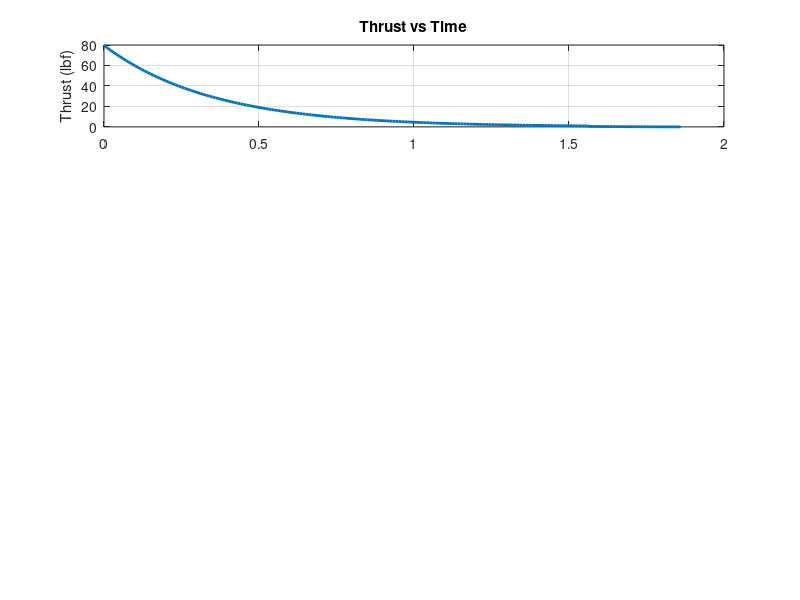

This figure's MATLAB source: (Note: this script raises an error after producing the figure.)
clc; clear; close all;

%% === CONFIGURABLE PARAMETERS ===
P0 = 2000 * 6894.76;    % Initial tank pressure in Pa (2000 psi)
V_tank = 2*1.11432e-3;         % Tank volume in m^3 (11 liters)
T0 = 293;               % Initial temperature in K
R = 287;                % Specific gas constant for air (J/kg·K)
gamma = 1.4;            % Heat capacity ratio for air
d_nozzle = 0.0127/2;     % Nozzle diameter in meters (1/2 in)
A_nozzle = pi * (d_nozzle/2)^2;
P_atm = 83400;         % Atmospheric pressure (Pa)
mass_total = 81.65;     % Mass of rider + vehicle
dt = 0.01;              % Time step (s)
t_max = 10;             % Total simulation time (s)

export_thrust_curve_csv = true;  % Set to false to skip export

%% === INITIAL CONDITIONS ===
rho0 = P0 / (R * T0);             % Initial air density
m_air = rho0 * V_tank;            % Initial air mass
P = P0;                           % Tank pressure
T = T0;                           % Assume adiabatic, start at T0

%% === TIME INTEGRATION SETUP ===
time = 0:dt:t_max;
F_thrust = zeros(size(time));
P_tank = zeros(size(time));
m_dot_log = zeros(size(time));
m_air_log = zeros(size(time));

for i = 1:length(time)
    if P <= P_atm
        break;  % Stop thrust when pressure equalizes
    end

    % === Determine if flow is choked
    critical_P = P * (2 / (gamma + 1))^(gamma / (gamma - 1));

    if ~exist('choke_break_index', 'var') && critical_P <= P_atm
        choke_break_index = i;  % Mark the moment choked flow ends
    end

    if critical_P > P_atm  % Choked flow
        m_dot = A_nozzle * P * sqrt(gamma / (R * T) * ...
                 (2 / (gamma + 1))^((gamma + 1)/(gamma - 1)));
        v_exit = sqrt(gamma * R * T);  % Choked exit velocity
    else  % Non-choked flow
        P_ratio = P_atm / P;
        m_dot = A_nozzle * P * sqrt((2 * gamma) / (R * T * (gamma - 1)) * ...
               (P_ratio^(2/gamma) - P_ratio^((gamma + 1)/gamma)));
        v_exit = sqrt(2 * R * T * (1 - (P_atm / P)^((gamma - 1)/gamma)));
    end

    thrust = m_dot * v_exit;
    F_thrust(i) = thrust;
    m_dot_log(i) = m_dot;
    m_air_log(i) = m_air;
    P_tank(i) = P;

    % Update tank conditions
    m_air = m_air - m_dot * dt;
    P = (m_air / V_tank) * R * T;  % Ideal gas law
end

%% === TRIM OUTPUT TO ACTUAL SIM TIME ===
valid_idx = find(F_thrust > 0);
time = time(valid_idx);
F_thrust = F_thrust(valid_idx);
m_dot_log = m_dot_log(valid_idx);
P_tank = P_tank(valid_idx);

%% === ACCELERATION & VELOCITY INTEGRATION ===
a = F_thrust / mass_total;
v = 4.47 + cumtrapz(time, a);        % Start at 10 mph
x = cumtrapz(time, v);               % Integrate that to get distance

if exist('choke_break_index', 'var')
    choke_break_time = time(choke_break_index);
else
    choke_break_time = NaN;  % In case flow stayed choked
end

% Convert to English units
F_thrust_lbf = F_thrust * 0.224809;
a_g = a / 9.81;
v_mph = v * 2.237;
x_ft = x * 3.28084;

%% === OPTIONAL: Export CSV Thrust Curve ===
if export_thrust_curve_csv
    thrust_data = [time(:), F_thrust_lbf(:)];  % Time in seconds, Thrust in lbf
    header = {'Time_s', 'Thrust_lbf'};
    csv_filename = fullfile('data', 'scuba_thrust_curve.csv');  % adjust path as needed

    % Ensure folder exists
    if ~exist('data', 'dir')
        mkdir('data');
    end

    % Write CSV with header
    fid = fopen(csv_filename, 'w');
    fprintf(fid, '%s,%s\n', header{:});
    fclose(fid);
    dlmwrite(csv_filename, thrust_data, '-append');
    fprintf('CSV thrust curve written to: %s\n', csv_filename);
end

%% === PLOTS ===
figure;

set(gca, 'Color', 'k');  % Whole figure background

% === Thrust ===
subplot(4,1,1);
plot(time, F_thrust_lbf, 'LineWidth', 2); grid on;
ylabel('Thrust (lbf)'); title('Thrust vs Time');
if ~isnan(choke_break_time)
    xline(choke_break_time, '--k', 'LineWidth', 1);
end

% === Acceleration ===
subplot(4,1,2);
plot(time, a_g, 'LineWidth', 2); grid on;
ylabel('Accel (g)'); title('Acceleration vs Time');
if ~isnan(choke_break_time)
    xline(choke_break_time, '--k', 'LineWidth', 1);
end

% === Velocity ===
subplot(4,1,3);
plot(time, v_mph, 'LineWidth', 2); grid on;
ylabel('Velocity (mph)'); title('Velocity vs Time');
if ~isnan(choke_break_time)
    xline(choke_break_time, '--k', 'LineWidth', 1);
end

% === Position ===
subplot(4,1,4);
plot(time, x_ft, 'LineWidth', 2); grid on;
ylabel('Position (ft)'); xlabel('Time (s)');
title('Position vs Time');
if ~isnan(choke_break_time)
    xline(choke_break_time, '--k', 'LineWidth', 1);
end

text(choke_break_time, ylim(gca)*[0;1]*0.95, 'Choked Flow Ends', ...
    'HorizontalAlignment', 'right', 'VerticalAlignment', 'top', ...
    'FontSize', 8, 'FontWeight', 'bold');